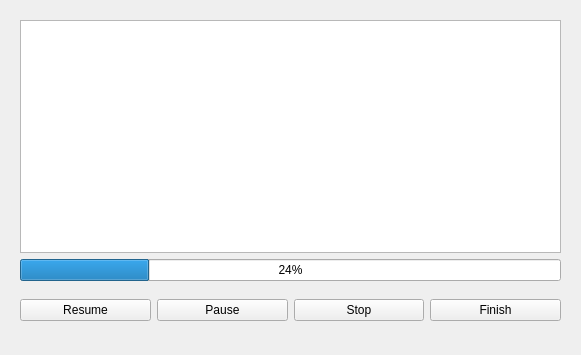
<?xml version="1.0" encoding="UTF-8"?>
<ui version="4.0">
 <class>SearchWindow</class>
 <widget class="QWidget" name="SearchWindow">
  <property name="geometry">
   <rect>
    <x>0</x>
    <y>0</y>
    <width>581</width>
    <height>355</height>
   </rect>
  </property>
  <property name="windowTitle">
   <string>Searching Text</string>
  </property>
  <widget class="QWidget" name="horizontalLayoutWidget">
   <property name="geometry">
    <rect>
     <x>20</x>
     <y>290</y>
     <width>541</width>
     <height>41</height>
    </rect>
   </property>
   <layout class="QHBoxLayout" name="horizontalLayout">
    <item>
     <widget class="QPushButton" name="resumePushButton">
      <property name="text">
       <string>Resume</string>
      </property>
     </widget>
    </item>
    <item>
     <widget class="QPushButton" name="pausePushButton">
      <property name="text">
       <string>Pause</string>
      </property>
     </widget>
    </item>
    <item>
     <widget class="QPushButton" name="stopPushButton">
      <property name="text">
       <string>Stop</string>
      </property>
     </widget>
    </item>
    <item>
     <widget class="QPushButton" name="finishPushButton">
      <property name="text">
       <string>Finish</string>
      </property>
     </widget>
    </item>
   </layout>
  </widget>
  <widget class="QWidget" name="gridLayoutWidget">
   <property name="geometry">
    <rect>
     <x>20</x>
     <y>20</y>
     <width>541</width>
     <height>261</height>
    </rect>
   </property>
   <layout class="QGridLayout" name="gridLayout">
    <item row="4" column="0">
     <widget class="QProgressBar" name="progressBar">
      <property name="value">
       <number>24</number>
      </property>
     </widget>
    </item>
    <item row="0" column="0">
     <widget class="QTableWidget" name="urlTableWidget"/>
    </item>
   </layout>
  </widget>
 </widget>
 <resources/>
 <connections/>
</ui>
